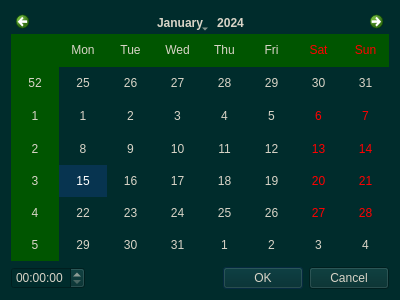
<?xml version="1.0" encoding="UTF-8"?>
<ui version="4.0">
 <class>dateTimeDialog</class>
 <widget class="QDialog" name="dateTimeDialog">
  <property name="geometry">
   <rect>
    <x>0</x>
    <y>0</y>
    <width>400</width>
    <height>300</height>
   </rect>
  </property>
  <property name="windowTitle">
   <string>Dialog</string>
  </property>
  <property name="styleSheet">
   <string notr="true">background-color: rgb(0, 44, 44);
selection-background-color: rgb(7, 52, 80);
alternate-background-color: rgb(0, 85, 0);

color: rgb(217, 212, 199);

font: 11.5pt &quot;MS Shell Dlg 2&quot;;</string>
  </property>
  <layout class="QGridLayout" name="gridLayout">
   <item row="0" column="0" colspan="2">
    <widget class="QCalendarWidget" name="calendarWidget"/>
   </item>
   <item row="1" column="0">
    <widget class="QTimeEdit" name="timeEdit">
     <property name="autoFillBackground">
      <bool>true</bool>
     </property>
     <property name="buttonSymbols">
      <enum>QAbstractSpinBox::UpDownArrows</enum>
     </property>
    </widget>
   </item>
   <item row="1" column="1">
    <widget class="QDialogButtonBox" name="buttonBox">
     <property name="orientation">
      <enum>Qt::Horizontal</enum>
     </property>
     <property name="standardButtons">
      <set>QDialogButtonBox::Cancel|QDialogButtonBox::Ok</set>
     </property>
    </widget>
   </item>
  </layout>
 </widget>
 <resources/>
 <connections>
  <connection>
   <sender>buttonBox</sender>
   <signal>accepted()</signal>
   <receiver>dateTimeDialog</receiver>
   <slot>accept()</slot>
   <hints>
    <hint type="sourcelabel">
     <x>248</x>
     <y>254</y>
    </hint>
    <hint type="destinationlabel">
     <x>157</x>
     <y>274</y>
    </hint>
   </hints>
  </connection>
  <connection>
   <sender>buttonBox</sender>
   <signal>rejected()</signal>
   <receiver>dateTimeDialog</receiver>
   <slot>reject()</slot>
   <hints>
    <hint type="sourcelabel">
     <x>316</x>
     <y>260</y>
    </hint>
    <hint type="destinationlabel">
     <x>286</x>
     <y>274</y>
    </hint>
   </hints>
  </connection>
 </connections>
</ui>
